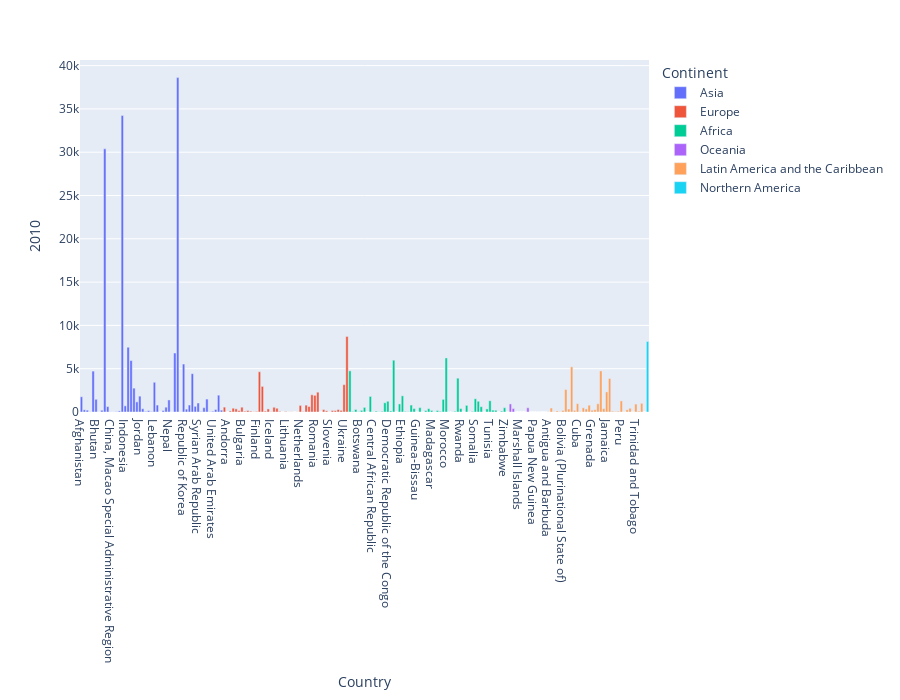

Source (notebook cell):
### Code cell
# to make your graph more interactive
px.bar(canada,x = canada.index,y = "2010",color = 'Continent',height = 700)

### Figure 1 — Plotly figure (JSON) as saved in the notebook; plotly's stock layout.template omitted (floating-point values rounded to 4 significant figures)
{"data": [{"alignmentgroup": "True", "hovertemplate": "Continent=Asia<br>Country=%{x}<br>2010=%{y}<extra></extra>", "legendgroup": "Asia", "marker": {"color": "#636efa", "pattern": {"shape": ""}}, "name": "Asia", "offsetgroup": "Asia", "orientation": "v", "showlegend": true, "textposition": "auto", "type": "bar", "x": ["Afghanistan", "Armenia", "Azerbaijan", "Bahrain", "Bangladesh", "Bhutan", "Brunei Darussalam", "Cambodia", "China", "China, Hong Kong Special Administrative Region", "China, Macao Special Administrative Region", "Cyprus", "Democratic People's Republic of Korea", "Georgia", "India", "Indonesia", "Iran (Islamic Republic of)", "Iraq", "Israel", "Japan", "Jordan", "Kazakhstan", "Kuwait", "Kyrgyzstan", "Lao People's Democratic Republic", "Lebanon", "Malaysia", "Maldives", "Mongolia", "Myanmar", "Nepal", "Oman", "Pakistan", "Philippines", "Qatar", "Republic of Korea", "Saudi Arabia", "Singapore", "Sri Lanka", "State of Palestine", "Syrian Arab Republic", "Tajikistan", "Thailand", "Turkey", "Turkmenistan", "United Arab Emirates", "Uzbekistan", "Viet Nam", "Yemen"], "xaxis": "x", "y": [1758, 252, 209, 28, 4721, 1464, 12, 200, 30391, 623, 21, 18, 45, 126, 34235, 712, 7477, 5941, 2755, 1168, 1831, 377, 67, 157, 54, 3432, 802, 4, 169, 556, 1392, 14, 6811, 38617, 18, 5537, 330, 805, 4422, 654, 1039, 52, 499, 1492, 30, 86, 289, 1942, 211], "yaxis": "y"}, {"alignmentgroup": "True", "hovertemplate": "Continent=Europe<br>Country=%{x}<br>2010=%{y}<extra></extra>", "legendgroup": "Europe", "marker": {"color": "#EF553B", "pattern": {"shape": ""}}, "name": "Europe", "offsetgroup": "Europe", "orientation": "v", "showlegend": true, "textposition": "auto", "type": "bar", "x": ["Albania", "Andorra", "Austria", "Belarus", "Belgium", "Bosnia and Herzegovina", "Bulgaria", "Croatia", "Czech Republic", "Denmark", "Estonia", "Finland", "France", "Germany", "Greece", "Hungary", "Iceland", "Ireland", "Italy", "Latvia", "Liechtenstein", "Lithuania", "Luxembourg", "Malta", "Monaco", "Montenegro", "Netherlands", "Norway", "Poland", "Portugal", "Republic of Moldova", "Romania", "Russian Federation", "San Marino", "Serbia", "Slovakia", "Slovenia", "Spain", "Sweden", "Switzerland", "The former Yugoslav Republic of Macedonia", "Ukraine", "United Kingdom of Great Britain and Northern Ireland"], "xaxis": "x", "y": [561, 0, 124, 438, 363, 168, 556, 91, 168, 92, 28, 63, 4646, 2956, 101, 354, 30, 547, 434, 70, 0, 57, 8, 17, 4, 14, 759, 46, 795, 629, 1988, 1922, 2288, 1, 271, 135, 12, 174, 159, 285, 188, 3159, 8724], "yaxis": "y"}, {"alignmentgroup": "True", "hovertemplate": "Continent=Africa<br>Country=%{x}<br>2010=%{y}<extra></extra>", "legendgroup": "Africa", "marker": {"color": "#00cc96", "pattern": {"shape": ""}}, "name": "Africa", "offsetgroup": "Africa", "orientation": "v", "showlegend": true, "textposition": "auto", "type": "bar", "x": ["Algeria", "Angola", "Benin", "Botswana", "Burkina Faso", "Burundi", "Cabo Verde", "Cameroon", "Central African Republic", "Chad", "Comoros", "Congo", "Côte d'Ivoire", "Democratic Republic of the Congo", "Djibouti", "Egypt", "Equatorial Guinea", "Eritrea", "Ethiopia", "Gabon", "Gambia", "Ghana", "Guinea", "Guinea-Bissau", "Kenya", "Lesotho", "Liberia", "Libya", "Madagascar", "Malawi", "Mali", "Mauritania", "Mauritius", "Morocco", "Mozambique", "Namibia", "Niger", "Nigeria", "Rwanda", "Sao Tome and Principe", "Senegal", "Seychelles", "Sierra Leone", "Somalia", "South Africa", "Sudan", "Swaziland", "Togo", "Tunisia", "Uganda", "United Republic of Tanzania", "Western Sahara", "Zambia", "Zimbabwe"], "xaxis": "x", "y": [4752, 61, 290, 42, 186, 529, 3, 1800, 26, 98, 22, 75, 1066, 1239, 123, 5982, 4, 931, 1865, 64, 37, 802, 395, 2, 507, 7, 162, 384, 178, 28, 170, 74, 1455, 6242, 7, 16, 80, 3906, 396, 2, 765, 10, 63, 1528, 1238, 612, 3, 354, 1299, 216, 200, 0, 102, 494], "yaxis": "y"}, {"alignmentgroup": "True", "hovertemplate": "Continent=Oceania<br>Country=%{x}<br>2010=%{y}<extra></extra>", "legendgroup": "Oceania", "marker": {"color": "#ab63fa", "pattern": {"shape": ""}}, "name": "Oceania", "offsetgroup": "Oceania", "orientation": "v", "showlegend": true, "textposition": "auto", "type": "bar", "x": ["American Samoa", "Australia", "Fiji", "Kiribati", "Marshall Islands", "Nauru", "New Caledonia", "New Zealand", "Palau", "Papua New Guinea", "Samoa", "Tonga", "Tuvalu", "Vanuatu"], "xaxis": "x", "y": [0, 933, 398, 0, 0, 0, 0, 490, 0, 3, 5, 5, 0, 0], "yaxis": "y"}, {"alignmentgroup": "True", "hovertemplate": "Continent=Latin America and the Caribbean<br>Country=%{x}<br>2010=%{y}<extra></extra>", "legendgroup": "Latin America and the Caribbean", "marker": {"color": "#FFA15A", "pattern": {"shape": ""}}, "name": "Latin America and the Caribbean", "offsetgroup": "Latin America and the Caribbean", "orientation": "v", "showlegend": true, "textposition": "auto", "type": "bar", "x": ["Antigua and Barbuda", "Argentina", "Bahamas", "Barbados", "Belize", "Bolivia (Plurinational State of)", "Brazil", "Chile", "Colombia", "Costa Rica", "Cuba", "Dominica", "Dominican Republic", "Ecuador", "El Salvador", "Grenada", "Guatemala", "Guyana", "Haiti", "Honduras", "Jamaica", "Mexico", "Nicaragua", "Panama", "Paraguay", "Peru", "Saint Kitts and Nevis", "Saint Lucia", "Saint Vincent and the Grenadines", "Suriname", "Trinidad and Tobago", "Uruguay", "Venezuela (Bolivarian Republic of)"], "xaxis": "x", "y": [27, 459, 25, 121, 39, 180, 2598, 340, 5218, 190, 961, 43, 479, 353, 787, 208, 266, 953, 4744, 386, 2321, 3865, 94, 65, 89, 1283, 22, 249, 434, 13, 915, 93, 998], "yaxis": "y"}, {"alignmentgroup": "True", "hovertemplate": "Continent=Northern America<br>Country=%{x}<br>2010=%{y}<extra></extra>", "legendgroup": "Northern America", "marker": {"color": "#19d3f3", "pattern": {"shape": ""}}, "name": "Northern America", "offsetgroup": "Northern America", "orientation": "v", "showlegend": true, "textposition": "auto", "type": "bar", "x": ["Canada", "United States of America"], "xaxis": "x", "y": [0, 8142], "yaxis": "y"}], "layout": {"barmode": "relative", "height": 700, "legend": {"title": {"text": "Continent"}, "tracegroupgap": 0}, "margin": {"t": 60}, "xaxis": {"anchor": "y", "domain": [0, 1], "title": {"text": "Country"}}, "yaxis": {"anchor": "x", "domain": [0, 1], "title": {"text": "2010"}}}}
